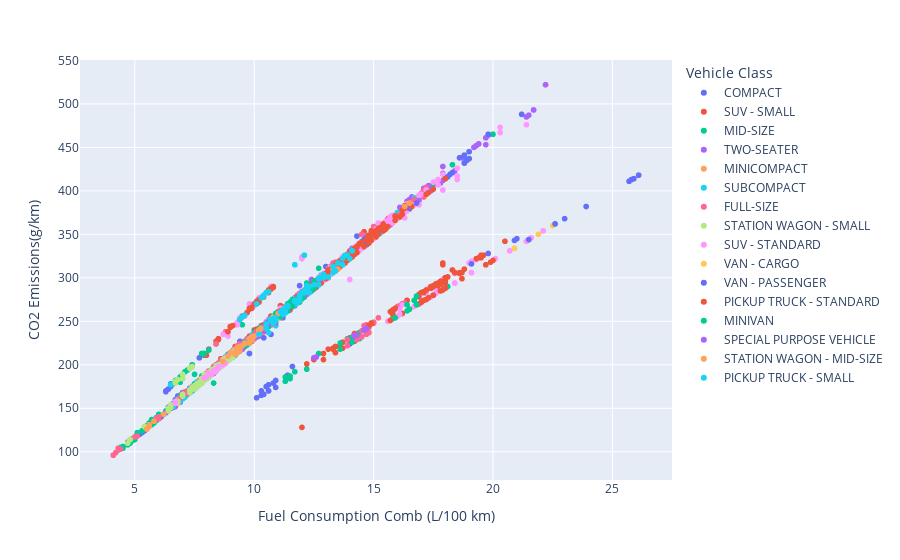

This figure's notebook cell:
### Code cell
fig = px.scatter(
    df_co2,
    x='Fuel Consumption Comb (L/100 km)',
    y='CO2 Emissions(g/km)',
    color='Vehicle Class'
)

fig.show()

### Figure 1 — Plotly figure (JSON) as saved in the notebook; plotly's stock layout.template omitted (floating-point values rounded to 4 significant figures; data arrays with more than 128 entries replaced by an {"elided": "..."} marker saying what was removed)
{"data": [{"hovertemplate": "Vehicle Class=COMPACT<br>Fuel Consumption Comb (L/100 km)=%{x}<br>CO2 Emissions(g/km)=%{y}<extra></extra>", "legendgroup": "COMPACT", "marker": {"color": "#636efa", "symbol": "circle"}, "mode": "markers", "name": "COMPACT", "showlegend": true, "type": "scattergl", "x": {"elided": "1022 float values"}, "xaxis": "x", "y": {"elided": "1022 int values"}, "yaxis": "y"}, {"hovertemplate": "Vehicle Class=SUV - SMALL<br>Fuel Consumption Comb (L/100 km)=%{x}<br>CO2 Emissions(g/km)=%{y}<extra></extra>", "legendgroup": "SUV - SMALL", "marker": {"color": "#EF553B", "symbol": "circle"}, "mode": "markers", "name": "SUV - SMALL", "showlegend": true, "type": "scattergl", "x": {"elided": "1217 float values"}, "xaxis": "x", "y": {"elided": "1217 int values"}, "yaxis": "y"}, {"hovertemplate": "Vehicle Class=MID-SIZE<br>Fuel Consumption Comb (L/100 km)=%{x}<br>CO2 Emissions(g/km)=%{y}<extra></extra>", "legendgroup": "MID-SIZE", "marker": {"color": "#00cc96", "symbol": "circle"}, "mode": "markers", "name": "MID-SIZE", "showlegend": true, "type": "scattergl", "x": {"elided": "1133 float values"}, "xaxis": "x", "y": {"elided": "1133 int values"}, "yaxis": "y"}, {"hovertemplate": "Vehicle Class=TWO-SEATER<br>Fuel Consumption Comb (L/100 km)=%{x}<br>CO2 Emissions(g/km)=%{y}<extra></extra>", "legendgroup": "TWO-SEATER", "marker": {"color": "#ab63fa", "symbol": "circle"}, "mode": "markers", "name": "TWO-SEATER", "showlegend": true, "type": "scattergl", "x": {"elided": "460 float values"}, "xaxis": "x", "y": {"elided": "460 int values"}, "yaxis": "y"}, {"hovertemplate": "Vehicle Class=MINICOMPACT<br>Fuel Consumption Comb (L/100 km)=%{x}<br>CO2 Emissions(g/km)=%{y}<extra></extra>", "legendgroup": "MINICOMPACT", "marker": {"color": "#FFA15A", "symbol": "circle"}, "mode": "markers", "name": "MINICOMPACT", "showlegend": true, "type": "scattergl", "x": {"elided": "326 float values"}, "xaxis": "x", "y": {"elided": "326 int values"}, "yaxis": "y"}, {"hovertemplate": "Vehicle Class=SUBCOMPACT<br>Fuel Consumption Comb (L/100 km)=%{x}<br>CO2 Emissions(g/km)=%{y}<extra></extra>", "legendgroup": "SUBCOMPACT", "marker": {"color": "#19d3f3", "symbol": "circle"}, "mode": "markers", "name": "SUBCOMPACT", "showlegend": true, "type": "scattergl", "x": {"elided": "606 float values"}, "xaxis": "x", "y": {"elided": "606 int values"}, "yaxis": "y"}, {"hovertemplate": "Vehicle Class=FULL-SIZE<br>Fuel Consumption Comb (L/100 km)=%{x}<br>CO2 Emissions(g/km)=%{y}<extra></extra>", "legendgroup": "FULL-SIZE", "marker": {"color": "#FF6692", "symbol": "circle"}, "mode": "markers", "name": "FULL-SIZE", "showlegend": true, "type": "scattergl", "x": {"elided": "639 float values"}, "xaxis": "x", "y": {"elided": "639 int values"}, "yaxis": "y"}, {"hovertemplate": "Vehicle Class=STATION WAGON - SMALL<br>Fuel Consumption Comb (L/100 km)=%{x}<br>CO2 Emissions(g/km)=%{y}<extra></extra>", "legendgroup": "STATION WAGON - SMALL", "marker": {"color": "#B6E880", "symbol": "circle"}, "mode": "markers", "name": "STATION WAGON - SMALL", "showlegend": true, "type": "scattergl", "x": {"elided": "252 float values"}, "xaxis": "x", "y": {"elided": "252 int values"}, "yaxis": "y"}, {"hovertemplate": "Vehicle Class=SUV - STANDARD<br>Fuel Consumption Comb (L/100 km)=%{x}<br>CO2 Emissions(g/km)=%{y}<extra></extra>", "legendgroup": "SUV - STANDARD", "marker": {"color": "#FF97FF", "symbol": "circle"}, "mode": "markers", "name": "SUV - STANDARD", "showlegend": true, "type": "scattergl", "x": {"elided": "735 float values"}, "xaxis": "x", "y": {"elided": "735 int values"}, "yaxis": "y"}, {"hovertemplate": "Vehicle Class=VAN - CARGO<br>Fuel Consumption Comb (L/100 km)=%{x}<br>CO2 Emissions(g/km)=%{y}<extra></extra>", "legendgroup": "VAN - CARGO", "marker": {"color": "#FECB52", "symbol": "circle"}, "mode": "markers", "name": "VAN - CARGO", "showlegend": true, "type": "scattergl", "x": [15.1, 15.9, 20.9, 16.5, 21.5, 16.5, 21.5, 16.5, 22.6, 16.2, 21.9, 17.2, 22.5, 15.1, 15.9, 20.9, 16.5, 21.5, 16.5, 21.5, 16.5, 22.6], "xaxis": "x", "y": [347, 366, 334, 380, 344, 380, 344, 380, 362, 373, 350, 396, 360, 347, 366, 334, 380, 344, 380, 344, 380, 362], "yaxis": "y"}, {"hovertemplate": "Vehicle Class=VAN - PASSENGER<br>Fuel Consumption Comb (L/100 km)=%{x}<br>CO2 Emissions(g/km)=%{y}<extra></extra>", "legendgroup": "VAN - PASSENGER", "marker": {"color": "#636efa", "symbol": "circle"}, "mode": "markers", "name": "VAN - PASSENGER", "showlegend": true, "type": "scattergl", "x": [16.5, 21.5, 16.5, 22.6, 18.0, 18.8, 25.7, 18.2, 18.9, 25.8, 16.8, 23.0, 21.2, 18.3, 23.9, 16.5, 21.5, 16.5, 22.6, 18.0, 18.8, 25.7, 18.2, 18.9, 25.8, 18.0, 18.8, 18.8, 25.9, 18.1, 19.0, 19.0, 26.1, 14.7, 14.8, 19.7, 18.0, 18.8, 18.8, 25.9, 18.1, 19.0, 19.0, 26.1, 18.8, 19.8, 14.6, 15.2, 21.0, 18.8, 19.8, 18.6, 19.0, 14.6, 15.1, 20.9, 18.6, 19.0, 14.7, 15.1, 14.7, 15.2, 14.5, 19.1, 15.0, 19.8], "xaxis": "x", "y": [380, 344, 380, 362, 414, 432, 411, 419, 435, 413, 386, 368, 488, 421, 382, 380, 344, 380, 362, 414, 432, 411, 419, 435, 413, 414, 432, 432, 414, 416, 437, 437, 418, 338, 340, 315, 414, 432, 432, 414, 416, 437, 437, 418, 441, 465, 342, 356, 345, 441, 465, 438, 445, 344, 354, 343, 438, 445, 345, 354, 346, 355, 340, 316, 352, 328], "yaxis": "y"}, {"hovertemplate": "Vehicle Class=PICKUP TRUCK - STANDARD<br>Fuel Consumption Comb (L/100 km)=%{x}<br>CO2 Emissions(g/km)=%{y}<extra></extra>", "legendgroup": "PICKUP TRUCK - STANDARD", "marker": {"color": "#EF553B", "symbol": "circle"}, "mode": "markers", "name": "PICKUP TRUCK - STANDARD", "showlegend": true, "type": "scattergl", "x": {"elided": "538 float values"}, "xaxis": "x", "y": {"elided": "538 int values"}, "yaxis": "y"}, {"hovertemplate": "Vehicle Class=MINIVAN<br>Fuel Consumption Comb (L/100 km)=%{x}<br>CO2 Emissions(g/km)=%{y}<extra></extra>", "legendgroup": "MINIVAN", "marker": {"color": "#00cc96", "symbol": "circle"}, "mode": "markers", "name": "MINIVAN", "showlegend": true, "type": "scattergl", "x": [12.0, 16.8, 11.8, 16.5, 10.6, 12.0, 9.7, 9.8, 11.1, 11.4, 15.9, 11.3, 12.4, 12.1, 12.0, 16.8, 11.8, 16.4, 10.6, 11.6, 11.4, 12.5, 9.6, 9.8, 10.5, 11.4, 15.9, 11.4, 12.5, 12.0, 16.8, 11.8, 16.4, 10.6, 11.6, 11.4, 12.5, 9.7, 9.8, 11.4, 12.5, 10.9, 10.6, 11.8, 16.7, 10.7, 11.6, 11.4, 12.5, 9.6, 9.8, 10.9, 11.7, 10.9, 10.6, 11.8, 16.7, 10.7, 10.6, 11.6, 11.4, 12.5, 10.9, 11.7, 10.9, 10.6, 11.8, 16.7, 10.7, 10.6, 11.5, 10.8, 11.7, 10.6, 10.6, 11.8, 10.6, 11.5, 11.0, 11.7], "xaxis": "x", "y": [276, 269, 271, 264, 244, 276, 223, 225, 255, 262, 254, 260, 285, 278, 276, 269, 271, 262, 244, 267, 262, 288, 221, 225, 242, 262, 254, 262, 288, 282, 279, 276, 269, 250, 275, 269, 296, 226, 229, 267, 290, 257, 249, 276, 274, 251, 275, 269, 296, 226, 230, 255, 274, 259, 249, 276, 274, 252, 247, 275, 269, 296, 256, 274, 259, 249, 276, 274, 252, 247, 272, 254, 274, 249, 249, 276, 248, 271, 259, 274], "yaxis": "y"}, {"hovertemplate": "Vehicle Class=SPECIAL PURPOSE VEHICLE<br>Fuel Consumption Comb (L/100 km)=%{x}<br>CO2 Emissions(g/km)=%{y}<extra></extra>", "legendgroup": "SPECIAL PURPOSE VEHICLE", "marker": {"color": "#ab63fa", "symbol": "circle"}, "mode": "markers", "name": "SPECIAL PURPOSE VEHICLE", "showlegend": true, "type": "scattergl", "x": [9.5, 9.9, 10.1, 10.4, 10.2, 12.2, 9.3, 9.4, 9.4, 9.9, 10.2, 10.4, 10.1, 12.2, 9.4, 9.8, 9.4, 9.5, 10.4, 10.4, 14.2, 10.7, 10.7, 14.6, 10.7, 10.7, 14.6, 11.4, 12.7, 10.2, 10.9, 9.4, 9.8, 9.4, 10.4, 14.2, 10.8, 14.7, 12.7, 10.2, 10.5, 9.4, 9.9, 9.3, 10.4, 14.3, 10.7, 14.7, 12.7, 10.7, 11.4, 9.3, 9.9, 9.3, 9.3, 12.6, 10.6, 9.2, 9.2, 12.5, 10.7, 12.7, 10.7, 10.5, 11.4, 9.3, 9.9, 9.3, 12.6, 9.3, 10.6, 9.2, 9.2, 12.5, 10.7, 9.3, 9.9], "xaxis": "x", "y": [218, 228, 232, 239, 235, 281, 214, 216, 216, 228, 235, 239, 232, 281, 216, 225, 220, 223, 243, 243, 233, 252, 252, 240, 252, 252, 240, 268, 298, 233, 248, 220, 231, 220, 244, 234, 253, 242, 298, 240, 248, 220, 232, 218, 244, 234, 251, 241, 298, 251, 268, 218, 232, 219, 219, 209, 247, 214, 214, 208, 251, 297, 251, 248, 268, 218, 232, 219, 209, 219, 247, 214, 214, 208, 251, 218, 232], "yaxis": "y"}, {"hovertemplate": "Vehicle Class=STATION WAGON - MID-SIZE<br>Fuel Consumption Comb (L/100 km)=%{x}<br>CO2 Emissions(g/km)=%{y}<extra></extra>", "legendgroup": "STATION WAGON - MID-SIZE", "marker": {"color": "#FFA15A", "symbol": "circle"}, "mode": "markers", "name": "STATION WAGON - MID-SIZE", "showlegend": true, "type": "scattergl", "x": [9.2, 9.3, 10.5, 13.5, 13.5, 5.5, 9.3, 9.3, 10.8, 13.3, 9.4, 9.8, 9.9, 5.6, 9.0, 9.3, 13.3, 10.8, 9.8, 9.9, 5.6, 8.9, 11.0, 9.8, 9.9, 5.8, 8.7, 9.4, 9.4, 13.3, 9.6, 9.5, 11.1, 9.8, 9.9, 5.8, 9.3, 9.2, 9.6, 10.2, 12.7, 9.6, 10.8, 10.2, 10.3, 16.3, 9.4, 10.0, 12.7, 10.2, 10.3, 16.5, 16.5], "xaxis": "x", "y": [212, 214, 242, 310, 310, 126, 214, 214, 248, 306, 216, 225, 228, 129, 214, 220, 310, 253, 230, 232, 131, 210, 259, 230, 232, 135, 204, 219, 221, 312, 225, 222, 261, 230, 232, 135, 216, 214, 224, 239, 299, 225, 254, 240, 242, 382, 219, 233, 299, 240, 242, 386, 386], "yaxis": "y"}, {"hovertemplate": "Vehicle Class=PICKUP TRUCK - SMALL<br>Fuel Consumption Comb (L/100 km)=%{x}<br>CO2 Emissions(g/km)=%{y}<extra></extra>", "legendgroup": "PICKUP TRUCK - SMALL", "marker": {"color": "#19d3f3", "symbol": "circle"}, "mode": "markers", "name": "PICKUP TRUCK - SMALL", "showlegend": true, "type": "scattergl", "x": {"elided": "159 float values"}, "xaxis": "x", "y": {"elided": "159 int values"}, "yaxis": "y"}], "layout": {"legend": {"title": {"text": "Vehicle Class"}, "tracegroupgap": 0}, "margin": {"t": 60}, "xaxis": {"anchor": "y", "domain": [0, 1], "title": {"text": "Fuel Consumption Comb (L/100 km)"}}, "yaxis": {"anchor": "x", "domain": [0, 1], "title": {"text": "CO2 Emissions(g/km)"}}}}
